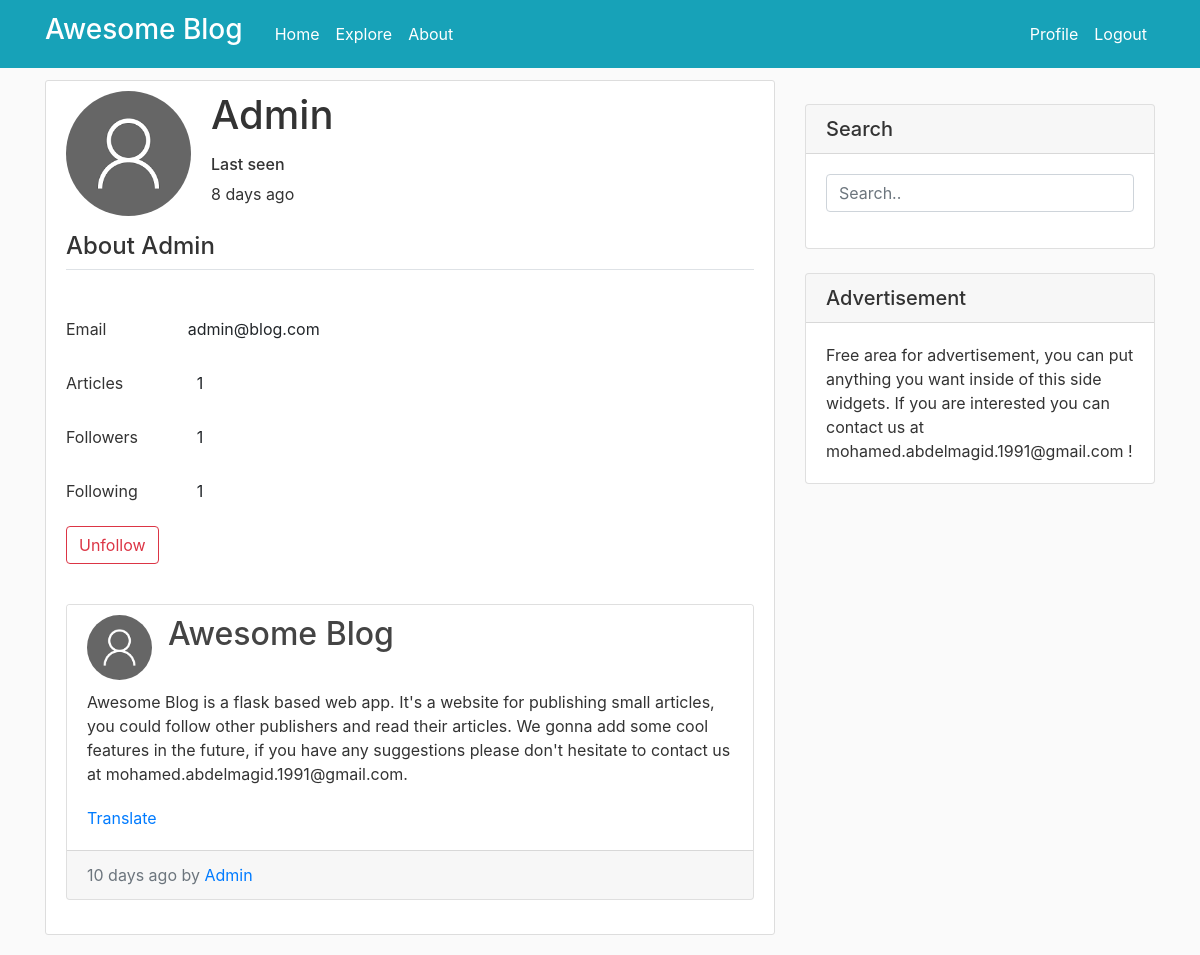
Page /account/Admin (signed in) on the committed database.
### webapp/models.py (models this page shows, shortened)
class User(UserMixin, db.Model):
    id = db.Column(db.Integer, primary_key=True)
    username = db.Column(db.String(64), index=True, unique=True, nullable=False)
    email = db.Column(db.String(120), index=True, unique=True, nullable=False)
    image_file = db.Column(db.String(20), nullable=False, default='default.png')
    password_hash = db.Column(db.String(128))
    about_me = db.Column(db.String(140))
    last_seen = db.Column(db.DateTime, default=datetime.utcnow)
    followed = db.relationship(
        'User', secondary=followers,
        primaryjoin=(followers.c.follower_id == id),
        secondaryjoin=(followers.c.followed_id == id),
        backref=db.backref('followers', lazy='dynamic'), lazy='dynamic')
    posts = db.relationship('Post', backref='author', lazy='dynamic')
    def is_following(self, user):
        return self.followed.filter(followers.c.followed_id == user.id).count() > 0

class SearchableMixin(object):
    @classmethod
    def before_commit(cls, session):
        session._changes = {
            'add': list(session.new),
            'update': list(session.dirty),
            'delete': list(session.deleted)
        }
    @classmethod
    def after_commit(cls, session):
        for obj in session._changes['add']:
            if isinstance(obj, SearchableMixin):
                add_to_index(obj.__tablename__, obj)
        for obj in session._changes['update']:
            if isinstance(obj, SearchableMixin):
                add_to_index(obj.__tablename__, obj)
        for obj in session._changes['delete']:
            if isinstance(obj, SearchableMixin):
                remove_from_index(obj.__tablename__, obj)
        session._changes = None

class Post(SearchableMixin, db.Model):
    __searchable__ = ['content', 'title']
    id = db.Column(db.Integer, primary_key=True)
    title = db.Column(db.String(100), nullable=False)
    date_posted = db.Column(db.DateTime, nullable=False, default=datetime.utcnow)
    content = db.Column(db.Text, nullable=False)
    user_id = db.Column(db.Integer, db.ForeignKey('user.id'), nullable=False)
    language = db.Column(db.String(5))

### webapp/main/routes.py (the view)
@main.route("/account/<string:username>", methods=['GET', 'POST'])
@login_required
def account(username):
    user = User.query.filter_by(username=username).first_or_404()
    posts = user.posts.order_by(Post.date_posted.desc()).all()
    image_file = url_for('static', filename='pics/' + user.image_file)
    return render_template('account.html', user=user, image_file=image_file, posts=posts, articles=len(posts))

### webapp/main/forms.py
class SearchForm(FlaskForm):
    q = StringField('Search', validators=[DataRequired()])
    def __init__(self, *args, **kwargs):
        if 'formdata' not in kwargs:
            kwargs['formdata'] = request.args
        if 'csrf_enabled' not in kwargs:
            kwargs['csrf_enabled'] = False
        super(SearchForm, self).__init__(*args, **kwargs)

### webapp/main/routes.py (called while the page is built)
@main.before_request
def before_request():
    if current_user.is_authenticated:
        current_user.last_seen = datetime.utcnow()
        db.session.commit()
        g.search_form = SearchForm()

### webapp/models.py (called while the page is built)
@login.user_loader
def load_user(id):
    return User.query.get(int(id))

### webapp/templates/account.html (shortened to what this page needs)
{% extends "layout.html" %}
{% block app_content %}
    <div class="content-section">
        <div class="media">
            <img class="rounded-circle account-img" src="{{ image_file }}">
            <div class="media-body">
                <h3 class="account-heading">{{ user.username }}</h3>
                {% if user.last_seen %}
                    <p class="text-secondary"><h6>Last seen </h6> {{ moment(user.last_seen).fromNow() }}</p>
                {% endif %}
            </div>
        </div>
        <form>
            <fieldset class="form-group ">
                <legend class="border-bottom mb-4"><h4>About {{ user.username }}</h4></legend>
                <div class="form-group row">
                    <label for="staticEmail" class="col-sm-2 col-form-label">Email</label>
                    <div class="col-sm-10">
                      <input type="text" readonly class="form-control-plaintext" value="{{ user.email }}">
                    </div>
                </div>
                <div class="form-group row">
                    <label for="numberOfArticles" class="col-sm-2 col-form-label">Articles</label>
                    <div class="col-sm-10">
                      <input type="text" readonly class="form-control-plaintext" value="  {{ articles }}">
                    </div>
                </div>
                <div class="form-group row">
                    <label for="numberOfFollowers" class="col-sm-2 col-form-label">Followers</label>
                    <div class="col-sm-10">
                      <input type="text" readonly class="form-control-plaintext" value="  {{ user.followers.count() }}">
                    </div>
                </div>
                <div class="form-group row">
                    <label for="numberOfFollowed" class="col-sm-2 col-form-label">Following</label>
                    <div class="col-sm-10">
                      <input type="text" readonly class="form-control-plaintext" value="  {{ user.followed.count() }}">
                    </div>
                </div>
                <div class="form-group">
                    {% if user == current_user %}
                    <a class="btn btn-outline-info" href="{{ url_for('main.edit_profile') }}" role="button">Edit profile</a>
                    {% elif not current_user.is_following(user) %}
                    <a class="btn btn-outline-info" href="{{ url_for('main.follow', username=user.username) }}">Follow</a>
                    {% else %}
                    <a class="btn btn-outline-danger" href="{{ url_for('main.unfollow', username=user.username) }}">Unfollow</a>
                    {% endif %}
                </div>
            </fieldset>
        </form>
        {% for post in posts %}
            {% include '_post.html' %}
        {% endfor %}
    </div>
{% endblock %}

### webapp/templates/_post.html
<div class="card my-4">
    <article class="media content-section border-0 mb-0">
        <img class="rounded-circle article-img" src="{{ url_for('static', filename='pics/' + post.author.image_file) }}">
        <div class="media-body">
            <h2 class="article-title">{{ post.title }}</h2>
        </div>
    </article>
    <div id="post{{ post.id }}" class="card-body pt-0">
        <p class="card-text">{{ post.content }}</p>
    </div>
    {% if post.language and post.language != 'ar' %}
    <div class="card-body pt-0" id="translation{{ post.id }}">
        <p class="card-text">
            <a href="javascript:translate(
                '#post{{ post.id }}',
                '#translation{{ post.id }}',
                '{{ post.language }}',
                'ar');"
            >Translate</a>
        </p>
    </div>
    {% endif %}
    <div class="card-footer text-muted">
        {{ moment(post.date_posted).fromNow() }} by
        <a href="/account/{{ post.author.username }}"> {{ post.author.username }}</a>
    </div>
</div>

### webapp/static/css/custom.css (style rules this page uses)
body { background: #fafafa; color: #333333; margin-top: 5rem; }
.content-section { background: #ffffff; padding: 10px 20px; border: 1px solid #dddddd; border-radius: 3px; margin-bottom: 20px; }
.article-title { color: #444444; }
.article-img { height: 65px; width: 65px; margin-right: 16px; }
.account-img { height: 125px; width: 125px; margin-right: 20px; margin-bottom: 16px; }
.account-heading { font-size: 2.5rem; }

### rows in the picture
User: username "Admin", last_seen "8 days ago", email "admin@blog.com"
Post: image_file (placeholder picture), title "Awesome Blog", content "Awesome Blog is a flask based web app. It's a website for publishing small articles, you could follow other publishers and read their articles. We gonna add some cool features in the future, if you have any suggestions please don't hesitate to contact us at mohamed.abdelmagid.1991@gmail.com.", date_posted "10 days ago", author.username "Admin"
